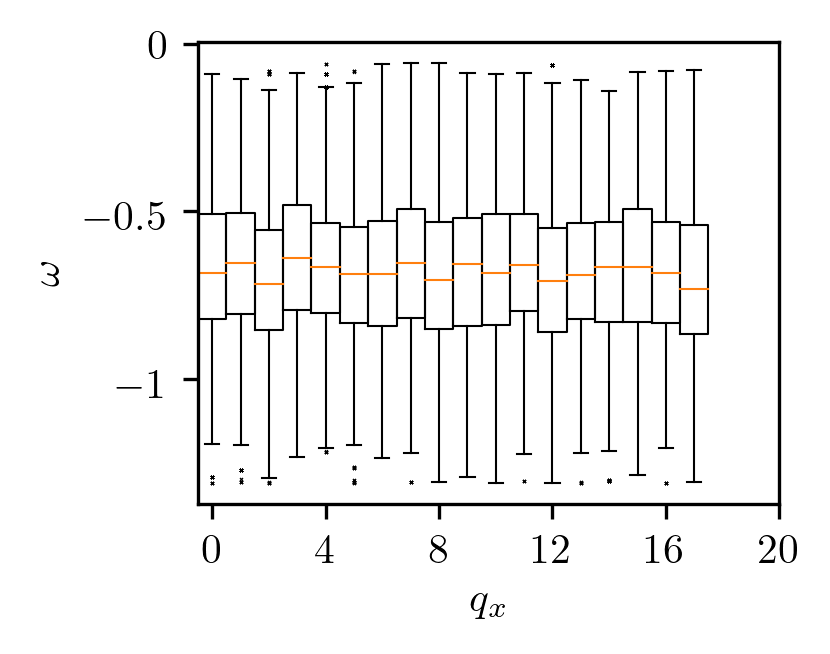

Recreate this plot in Python.
import csv
import numpy as np
import matplotlib.pyplot as plt
import matplotlib.gridspec as gridspec
import matplotlib.ticker as ticker

plt.rc('text', usetex=True)
plt.rc('text.latex', preamble=r'\usepackage{amsmath}')

vectors = "/home/bart/PycharmProjects/response_functions/vectors_2/"
stripped_files = "/home/bart/PycharmProjects/response_functions/FQHETorusSpectralResponse_2/stripped_files/"


def plot_2d_qx_resolved_full_box(axis, numb_qy, omega_min, omega_max):

    data_to_plot = []
    qx_list = []

    for qx in range(numb_qy):
        qx_list += [qx]
        omega = []
        SR = []
        file = f"fermions_torus_spec_resp_kysym_coulomb_n_{numb_qy/3:g}_2s_{numb_qy:g}_ratio_1.000000_qy_{qx}" \
               f".omega_{omega_min:g}-{omega_max:g}_eps_0.0001.sr.cut"

        # # get ground state energy (from dat file)
        # energies = []
        # dat_file = f"fermions_torus_kysym_coulomb_n_{numb_qy/3:g}_2s_{numb_qy:g}_ratio_1.000000.dat"
        # with open(vectors + f'coulomb/n_{numb_qy/3:g}/' + dat_file, 'r') as csvfile:
        #     data = csv.reader(csvfile, delimiter=' ')
        #     for row in data:
        #         if row[0].isnumeric():
        #             energies.append(float(row[1]))
        #     ground = min(energies)

        with open(stripped_files + file, 'r') as csvfile:
            plots = csv.reader(csvfile, delimiter=' ')
            for row in plots:
                omega.append(float(row[0])+10)
                SR.append(float(row[1]))
            data_to_plot += [omega]

    print(np.shape(qx_list), np.shape(data_to_plot))

    props_intern = dict(markerfacecolor='b', marker='x', markersize=0.1)
    bp_dict = axis.boxplot(data_to_plot, positions=qx_list, flierprops=props_intern, whiskerprops={"linewidth": 0.5}, boxprops={"linewidth": 0.5}, capprops={"linewidth": 0.5}, medianprops={"linewidth": 0.5}, widths=1)

    # print(bp_dict['medians'][0].get_ydata()[0])
    # print([item.get_ydata() for item in bp_dict['medians']])
    #
    axis.set_xlabel('$q_x$')
    # axis.set_xlim([2, 40])  # 100
    axis.set_ylabel('$\omega$')
    #
    pos = np.arange(0, 24, 4)  # 100.1, 20
    posy = np.arange(0, 24, 4)  # 100.1, 20
    axis.set(xticks=pos, xticklabels=posy)
    axis.xaxis.set_major_formatter(ticker.FormatStrFormatter('$%g$'))
    axis.yaxis.set_major_formatter(ticker.FormatStrFormatter('$%g$'))


if __name__ == "__main__":

    fig = plt.figure(figsize=(6, 2))
    gs = gridspec.GridSpec(1, 2, hspace=0.4, wspace=0.4)

    ax0 = plt.subplot(gs[0])
    plot_2d_qx_resolved_full_box(ax0, 18, omega_min=-100, omega_max=100)
    # ax1 = plt.subplot(gs[1])
    # plot_2d_cpt_variable_full_box(ax1, 0.01, 18, omega_min=-20, omega_max=0)

    # fig.text(0.04, 0.88, "(a)", fontsize=12)
    # fig.text(0.5, 0.88, "(b)", fontsize=12)

    # props = dict(boxstyle='round', facecolor='white', alpha=1)
    # ax0.text(0.65, 0.85, "$\lambda=10^{-3}$", fontsize=11, transform=ax0.transAxes, bbox=props)
    # ax1.text(0.65, 0.85, "$\lambda=10^{-2}$", fontsize=11, transform=ax1.transAxes, bbox=props)

    plt.savefig("coulomb_qx_resolved.png", bbox_inches='tight', dpi=300)
    plt.show()
